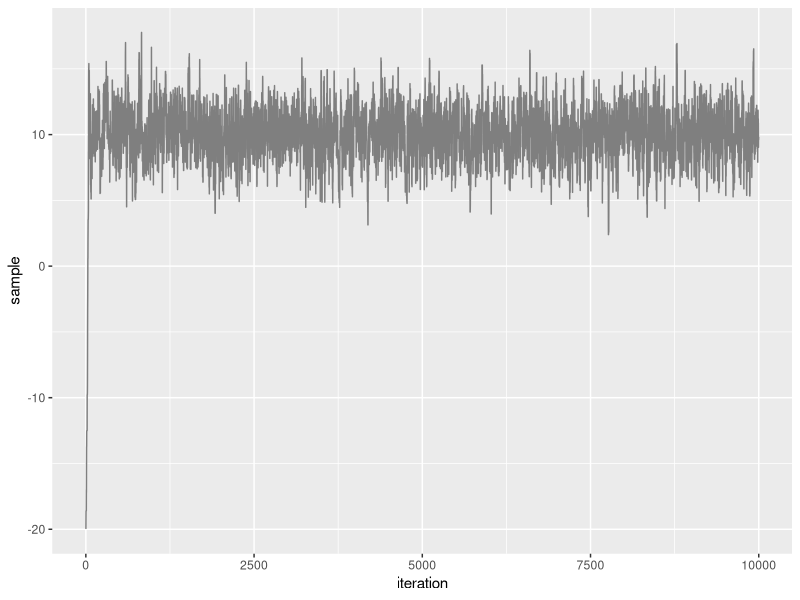
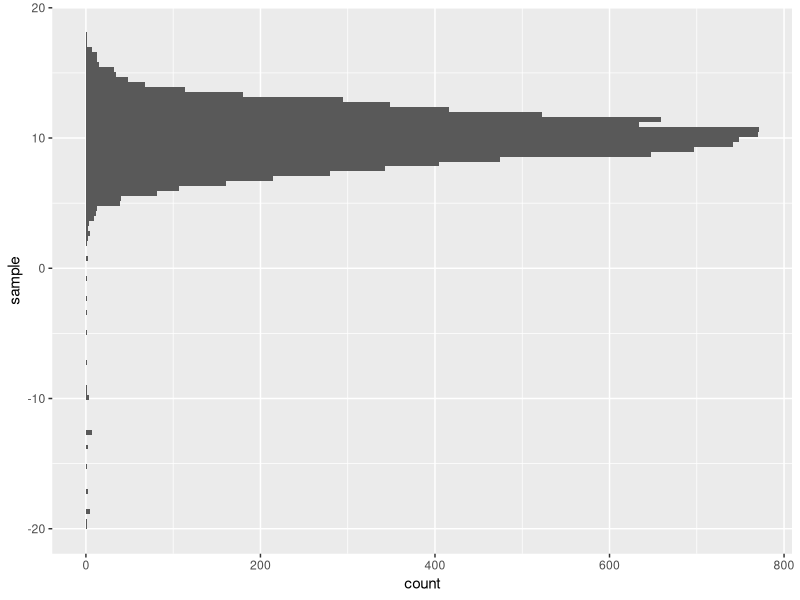
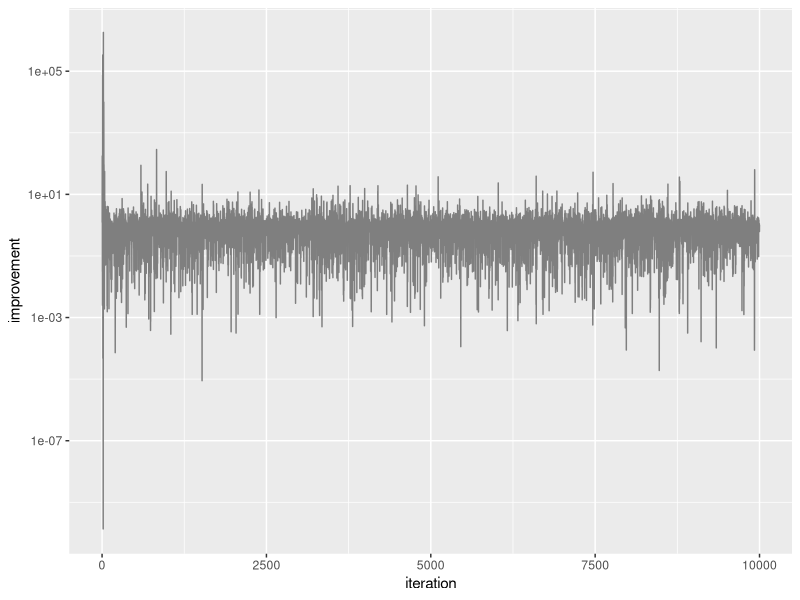
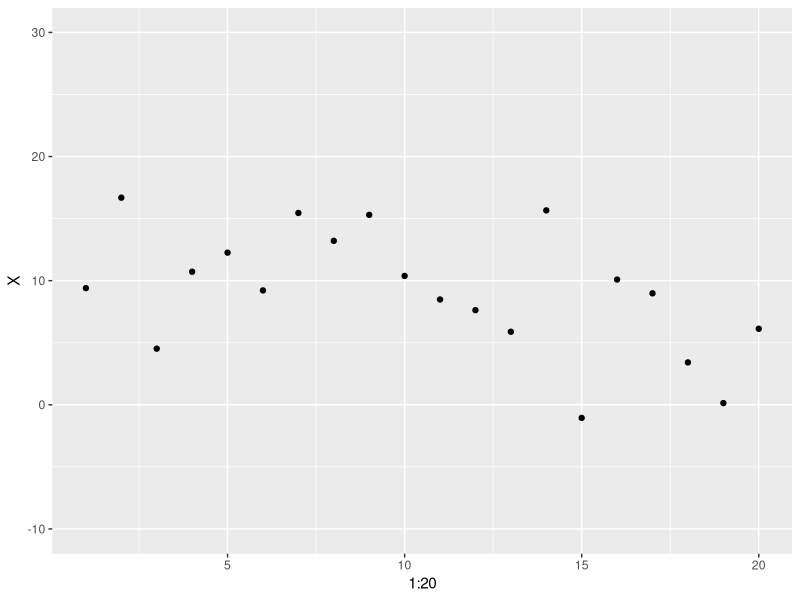
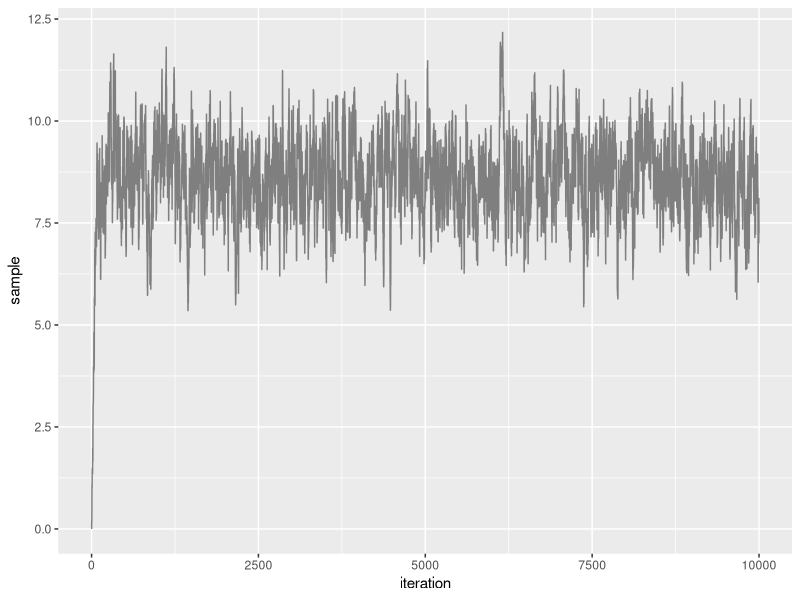
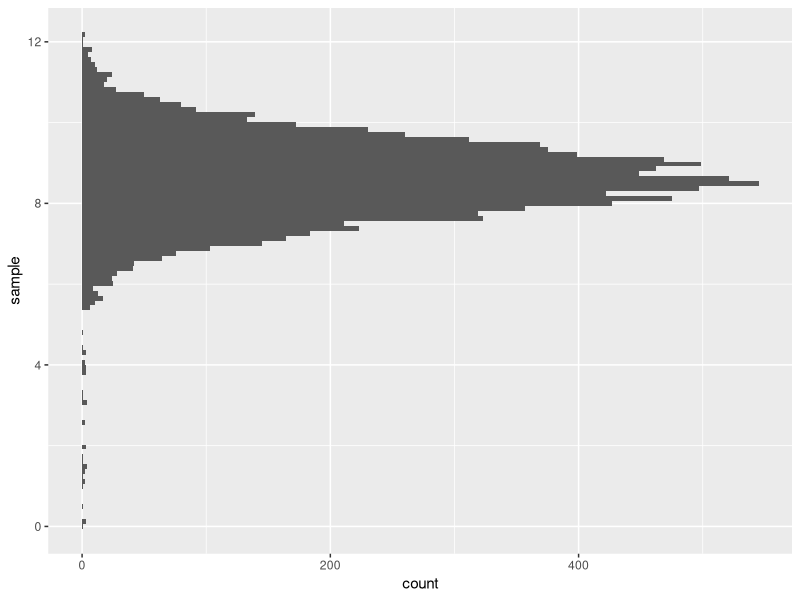
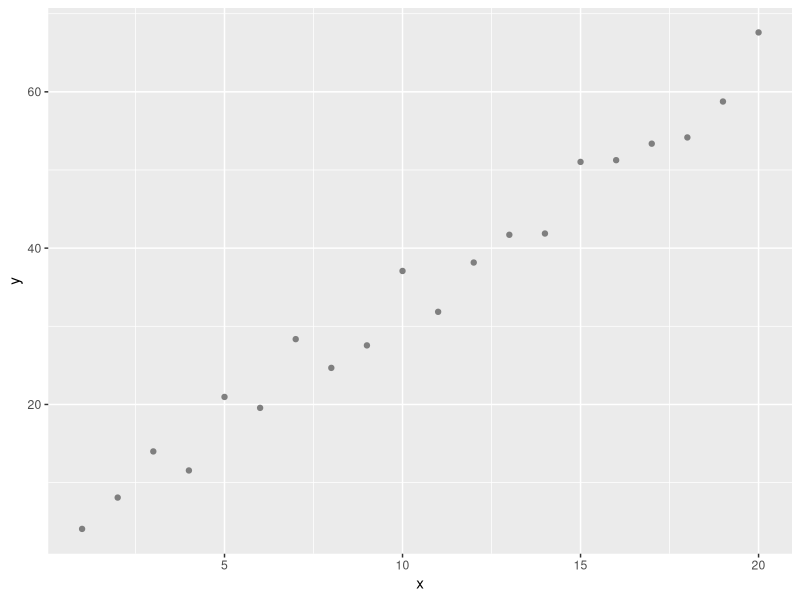
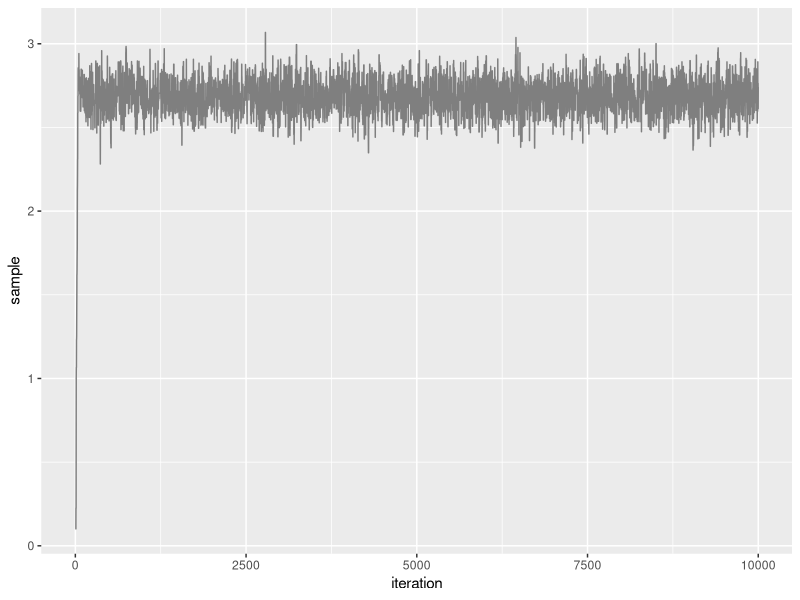

Generate these figures, in order, with R:
## ---- chunk 1
library(tidyverse)
library(ggplot2)

model_pdf <- function(x, mu, sigma) exp(-0.5 * ((x - mu) / sigma)^2) / (sigma*sqrt(2*pi)) # probability density function
proposed <- function(x, sd) rnorm(n = 1, mean = x, sd = sd) # random variable generation

iterations = 1e4 # number of iterations
x <- -20 # starting value of the chain
sigma = 2
mu = 10
stored <- rep(NA, iterations)
improvement <- rep(NA, iterations)

for (i in 1:iterations) {
  x_i <- proposed(x, sigma) # 1
  improvement[i] <- model_pdf(x_i, mu, sigma) / model_pdf(x, mu, sigma) # 2
  ratio <- min(1, improvement[i]) # 3
  accept <- runif(1) < ratio # 4
  stored[i] <- ifelse(accept, x_i, x)
  x <- stored[i]
}

results_combined = data.frame(sample = stored, improvement = improvement, iteration = 1:iterations)

ggplot(data = results_combined, aes(x = iteration, y = sample)) + geom_line(colour = 'grey50')
ggplot(data = results_combined, aes(y=sample)) + geom_histogram(bins = 100)
ggplot(data = results_combined, aes(x = iteration, y = improvement)) + geom_line(colour = 'grey50') + scale_y_log10()
## ---- chunk 2
library(tidyverse)
library(ggplot2)

X <- rnorm(n = 20, mean = 10, sd = 4) # Our sample from the population (normal population with mean 10 and standard deviation 4)

qplot(x = 1:20, y = X) + expand_limits(y = c(-10, 30))

model_pdf <-  function(obs, mu, sigma) exp(-0.5*((obs-mu)/sigma)^2) / (sqrt(sigma^2*2*pi))

posterior_pdf <- function(x, mu, sigma, mu_prior, sigma_prior) model_pdf(x, mu, sigma) * model_pdf(mu, mu_prior, sigma_prior) # likelihood * prior

proposed <- function(mu, sd) rnorm(n = 1, mean = mu, sd = sd)

iterations = 1e4
mu <- 0 # start of the chain (slope)
sigma_proposed = 0.5 

sigma <- 5
mu_prior <- 7
sigma_prior <- 10 # standard deviation of the normal model used for the likelihood probability density function. Here we consider it as a nuisance parameter, namely, we do not aim to estimate it but we provide it to the model 
stored <- rep(NA, iterations)


for (i in 1:iterations) {
  mu_prime <- proposed(mu, sigma_proposed)
  
  i_posterior_p <- posterior_pdf(X, mu_prime, sigma, mu_prior, sigma_prior)
  i_posterior_p <- Reduce(`*`, i_posterior_p)
  
  previous_posterior_p <- posterior_pdf(X, mu, sigma, mu_prior, sigma_prior)
  previous_posterior_p <- Reduce(`*`, previous_posterior_p)
  
  improvement <- i_posterior_p / previous_posterior_p
  
  ratio <- min(1, improvement)
  accept <- runif(1) < ratio
  stored[i] <- ifelse(accept, mu_prime, mu)
  mu <- stored[i]
}

results_combined = data.frame(sample = stored, improvement = improvement, iteration = 1:iterations)

ggplot(data = results_combined, aes(x = iteration, y = sample)) + geom_line(colour = 'grey50')
ggplot(data = results_combined, aes(y=sample)) + geom_histogram(bins = 100)
## ---- chunk 3
library(tidyverse)
library(ggplot2)

population_b <- 3 # slope
dataset <- data.frame(x = 1:20, y = sapply(1:20, function(x) population_b * (x + rnorm(n = 1, mean = 1, sd = 1))))
ggplot(data = dataset, aes(x = x, y = y)) + geom_point(colour = 'grey50')

model_pdf <-  function(obs, mu, sigma) exp(-0.5*((obs-mu)/sigma)^2)/(sqrt(sigma^2*2*pi))

posterior_pdf <- function(y, x, b, sigma, b_prior, sigma_prior) model_pdf(y, b*x, sigma) * model_pdf(b, b_prior, sigma_prior) # likelihood * prior

proposed <- function(b, sd) rnorm(n = 1, mean = b, sd = sd)

iterations = 1e4
b <- 0 # start of the chain (slope)
sigma_proposed = 0.2 
sigma <- 10 # standard deviation of the normal model used for the likelihood probability density function. Here we consider it as a nuisance parameter, namely, we do not aim to estimate it but we provide it to the model 
b_prior <- 2.5 # prior belief of the slope 
sigma_prior <- 0.5 # standard deviation of the coefficient, not y!
stored <- rep(NA, iterations)


for (i in 1:iterations) {
  b_prime <- proposed(b, sigma_proposed)
  
  i_posterior_p <- posterior_pdf(dataset$y, dataset$x, b_prime, sigma, b_prior, sigma_prior)
  i_posterior_p <- Reduce(`*`, i_posterior_p)
  
  previous_posterior_p <- posterior_pdf(dataset$y, dataset$x, b, sigma, b_prior, sigma_prior)
  previous_posterior_p <- Reduce(`*`, previous_posterior_p)
  
  improvement <- i_posterior_p / previous_posterior_p
  
  ratio <- min(1, improvement)
  accept <- runif(1) < ratio
  stored[i] <- ifelse(accept, b_prime, b)
  b <- stored[i]
}

results_combined = data.frame(sample = stored, improvement = improvement, iteration = 1:iterations)

ggplot(data = results_combined, aes(x = iteration, y = sample)) + geom_line(colour = 'grey50')
ggplot(data = results_combined, aes(y=sample)) + geom_histogram(bins = 100)
## ---- chunk 4
library(tidyverse)
library(ggplot2)

population_b0 <- 20 # intercept
population_b1 <- 3 # slope

dataset <- data.frame(x = 1:20, 
                  y = sapply(1:20, function(x) population_b0 + population_b1 * (x+rnorm(n = 1, mean = 1, sd = 1)))
                  )
ggplot(data = dataset, aes(x = x, y = y)) + geom_point(colour = 'grey50') + expand_limits(y = 0)

model_pdf <-  function(obs, mu, sigma) exp(-0.5*((obs-mu)/sigma)^2) / (sqrt(sigma^2*2*pi))

posterior_pdf <- function(y, x, b0, b1, sigma, b0_prior, b1_prior, sigma0_prior, sigma1_prior) {
    log( model_pdf(y, b0 + b1 * x, sigma) ) + 
    log( model_pdf(b0, b0_prior, sigma0_prior) ) +
    log( model_pdf(b1, b1_prior, sigma1_prior) )
} # conversely to the example above, here we must take the log of the probabilities, otherwise with 3 probability products the results will be most likely always 0 

proposed <- function(b, sd) rnorm(n = 1, mean = b, sd = sd)

iterations = 1e4
b0 <- 10 # start of the chain (intercept)
b1 <- 1 # start of the chain (slope)
sigma_proposed_b0 = 2
sigma_proposed_b1 = 0.5

sigma <- 10 # standard deviation of the normal model used for the likelihood probability density function. Also in this case we provide it to the model and we do not estimate it
b0_prior <- 25 # prior belief of the intercept
b1_prior <- 2.5 # prior belief of the slope
sigma0_prior <- 10 # standard deviation of the intercept
sigma1_prior <- 2.5 # standard deviation of the slope

coef_b0 <- rep(NA, iterations)
coef_b1 <- rep(NA, iterations)

for (i in 1:iterations) {
  b0_prime <- proposed(b0, sigma_proposed_b0)
  b1_prime <- proposed(b1, sigma_proposed_b1)
  
  i_posterior_p <- posterior_pdf(dataset$y, dataset$x, b0_prime, b1_prime, sigma, b0_prior, b1_prior, sigma0_prior, sigma1_prior)
  i_posterior_p <- Reduce(`+`, i_posterior_p)
  
  previous_posterior_p <- posterior_pdf(dataset$y, dataset$x, b0, b1, sigma, b0_prior, b1_prior, sigma0_prior, sigma1_prior)
  previous_posterior_p <- Reduce(`+`, previous_posterior_p)
  
  improvement <- exp(i_posterior_p - previous_posterior_p)
  
  ratio <- min(1, improvement)
  
  accept <- runif(1) < ratio

  coef_b0[i] <- ifelse(accept, b0_prime, b0)
  coef_b1[i] <- ifelse(accept, b1_prime, b1)
  
  b0 <- coef_b0[i]
  b1 <- coef_b1[i]
}

results_combined = data.frame(b0 = coef_b0, b1 = coef_b1, improvement = improvement, iteration = 1:iterations)

ggplot(data = results_combined, aes(x = iteration, y = b0)) + geom_line(colour = 'grey50')
ggplot(data = results_combined, aes(y=b0)) + geom_histogram(bins = 100)

ggplot(data = results_combined, aes(x = iteration, y = b1)) + geom_line(colour = 'grey50')
ggplot(data = results_combined, aes(y=b1)) + geom_histogram(bins = 100)

ggplot(data = results_combined, aes(x = b0, y = b1)) + geom_line(colour = 'grey50')

## ---- chunk 5
b0 <- median(results_combined$b0)
b1 <- median(results_combined$b1)

ggplot(data = dataset, aes(x = x, y = y)) + geom_point(colour = 'grey50') + geom_abline(intercept = b0, slope = b1) + expand_limits(y = 0)
## ---- chunk 6
dataset$residuals <- dataset$y - (b0 + b1 * dataset$x)

ggplot(data = dataset, aes(x = x, y = residuals)) + geom_point(colour = 'grey50') + expand_limits(y = c(-20, 20))
## ---- chunk 7
library(tidyverse)
library(ggplot2)


model_pdf <- function(x, sigma) {
  exp(-0.5*((x-mu1)/sigma)^2) / (sigma*sqrt(2*sigma*pi)) + 
  exp(-0.5*((x-mu2)/sigma)^2) / (sigma*sqrt(2*sigma*pi)) 
}

proposed <- function(x, sd) rnorm(n = 1, mean = x, sd = sd)

iterations = 1e4 # number of iterations
x <- -20 # starting value of the chain
sigma = 2 
sigma_proposed = 10
mu1 = 10
mu2 = 40
stored <- rep(NA, iterations)
improvement <- rep(NA, iterations)


for (i in 1:iterations) {
  x_i <- proposed(x, sigma_proposed)
  improvement[i] <- model_pdf(x_i, sigma) / model_pdf(x,  sigma)
  ratio <- min(1, improvement[i])
  accept <- runif(1) < ratio
  stored[i] <- ifelse(accept, x_i, x)
  x <- stored[i]
}

results_combined = data.frame(sample = stored, improvement = improvement, iteration = 1:iterations)

ggplot(data = results_combined, aes(x = iteration, y = sample)) + geom_line(colour = 'grey50') + expand_limits(y = c(-20, 60))
ggplot(data = results_combined, aes(y=sample)) + geom_histogram(bins = 200) + expand_limits(y = c(-20, 60))
ggplot(data = results_combined, aes(x = iteration, y = improvement)) + geom_line(colour = 'grey50') + scale_y_log10()
## ---- chunk 8
library(tidyverse)
library(ggplot2)


model_pdf <- function(x, sigma) {
  exp(-0.5*((x-mu1)/sigma)^2) / (sigma*sqrt(2*sigma*pi)) + 
  exp(-0.5*((x-mu2)/sigma)^2) / (sigma*sqrt(2*sigma*pi)) 
}

proposed <- function(x, sd) rnorm(n = 1, mean = x, sd = sd)

iterations = 1e4 # number of iterations
x <- -20 # starting value of the chain
sigma = 2 
sigma_proposed = 3
mu1 = 10
mu2 = 40
stored <- rep(NA, iterations)
improvement <- rep(NA, iterations)


for (i in 1:iterations) {
  x_i <- proposed(x, sigma_proposed)
  improvement[i] <- model_pdf(x_i, sigma) / model_pdf(x,  sigma)
  ratio <- min(1, improvement[i])
  accept <- runif(1) < ratio
  stored[i] <- ifelse(accept, x_i, x)
  x <- stored[i]
}

results_combined = data.frame(sample = stored, improvement = improvement, iteration = 1:iterations)

ggplot(data = results_combined, aes(x = iteration, y = sample)) + geom_line(colour = 'grey50') + expand_limits(y = c(-20, 60))
## ---- chunk 9
library(tidyverse)
library(ggplot2)


model_pdf <- function(x, sigma) {
  exp(-0.5*((x-mu1)/sigma)^2) / (sigma*sqrt(2*sigma*pi)) + 
  exp(-0.5*((x-mu2)/sigma)^2) / (sigma*sqrt(2*sigma*pi)) 
}

proposed <- function(x, sd) rnorm(n = 1, mean = x, sd = sd)

iterations = 1e4 # number of iterations
x <- 60 # starting value of the chain
sigma = 2 
sigma_proposed = 3
mu1 = 10
mu2 = 40
stored <- rep(NA, iterations)
improvement <- rep(NA, iterations)


for (i in 1:iterations) {
  x_i <- proposed(x, sigma_proposed)
  improvement[i] <- model_pdf(x_i, sigma) / model_pdf(x,  sigma)
  ratio <- min(1, improvement[i])
  accept <- runif(1) < ratio
  stored[i] <- ifelse(accept, x_i, x)
  x <- stored[i]
}

results_combined = data.frame(sample = stored, improvement = improvement, iteration = 1:iterations)

ggplot(data = results_combined, aes(x = iteration, y = sample)) + geom_line(colour = 'grey50') + expand_limits(y = c(-20, 60))
## ---- chunk 10
set.seed(1)
X <- rnorm(n = 7, mean = 10, sd = 1.5) # Our sample from the population (normal population with mean 10 and standard deviation 4)
X
t.test(x = X, mu = 9)
## ---- chunk 11
library(tidyverse)
library(ggplot2)

model_pdf <-  function(obs, mu, sigma) exp(-0.5*((obs-mu)/sigma)^2) / (sqrt(sigma^2*2*pi))

posterior_pdf <- function(x, mu, sigma, mu_prior, sigma_prior) model_pdf(x, mu, sigma) * model_pdf(mu, mu_prior, sigma_prior) # likelihood * prior

proposed <- function(mu, sd) rnorm(n = 1, mean = mu, sd = sd)

iterations = 1e4
mu <- 0 # start of the chain (slope)
sigma_proposed = 0.5 

sigma <- 2
mu_prior <- 9.5 # we pick an uninformative (unbiased) prior, which is exactly in the middle of the 2 values of interest
sigma_prior <- 10
stored <- rep(NA, iterations)


for (i in 1:iterations) {
  mu_prime <- proposed(mu, sigma_proposed)
  
  i_posterior_p <- posterior_pdf(X, mu_prime, sigma, mu_prior, sigma_prior)
  i_posterior_p <- Reduce(`*`, i_posterior_p)
  
  previous_posterior_p <- posterior_pdf(X, mu, sigma, mu_prior, sigma_prior)
  previous_posterior_p <- Reduce(`*`, previous_posterior_p)
  
  improvement <- i_posterior_p / previous_posterior_p
  
  ratio <- min(1, improvement)
  accept <- runif(1) < ratio
  stored[i] <- ifelse(accept, mu_prime, mu)
  mu <- stored[i]
}

results_combined = data.frame(sample = stored, improvement = improvement, iteration = 1:iterations)

ggplot(data = results_combined, aes(x = iteration, y = sample)) + geom_line(colour = 'grey50')
ggplot(data = results_combined, aes(y=sample)) + geom_histogram(bins = 100)
## ---- chunk 12
median(results_combined$sample)
